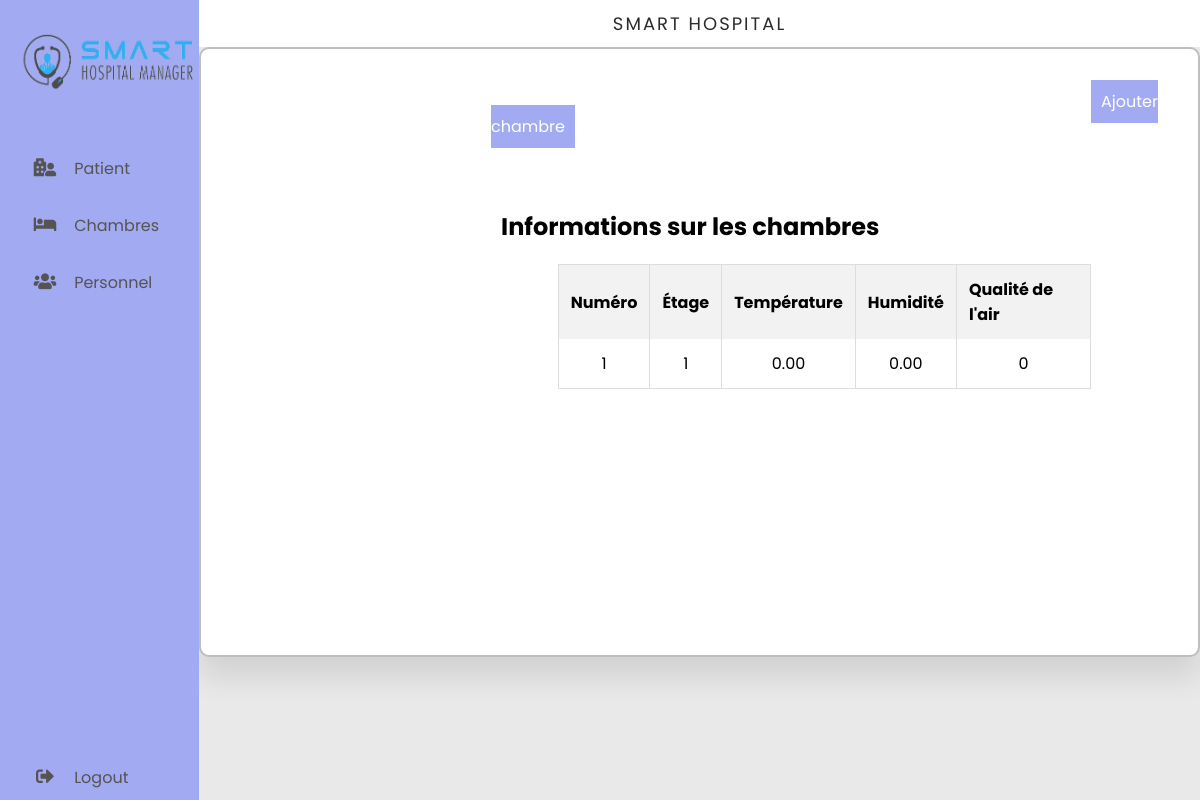
Before: /chambre/ with the older database file.
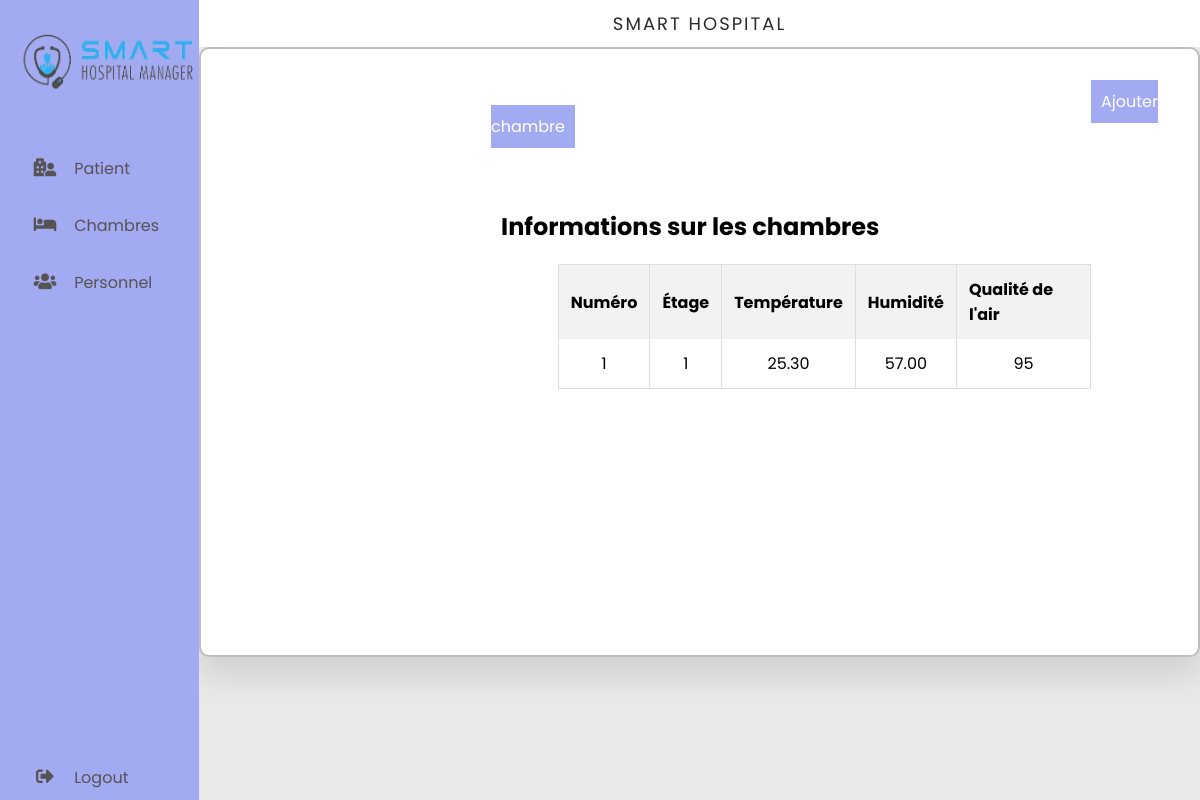
After: the same page with the newer database file.
### myapp/models.py (models this page shows, shortened)
class Chambre(models.Model):
    id = models.AutoField(primary_key=True)
    numero = models.IntegerField()
    etage = models.IntegerField()
    temperature = models.DecimalField(max_digits=5, decimal_places=2, default=0)
    humidite = models.DecimalField(max_digits=5, decimal_places=2, default=0)
    qualite_air = models.CharField(max_length=100, default=0)
    class Meta:
        constraints = [
            models.UniqueConstraint(fields=['numero', 'etage'], name='unique_chambre')
        ]

### myapp/views.py (the view)
# urls.py: path('chambre/', chambre, name='chambre'),
@csrf_exempt
def chambre(request):
    if request.method == 'POST':
        temperature = request.POST.get('temperature')
        humidite = request.POST.get('humidite')
        qualite_air = request.POST.get('qualite_air')
        try:
            chambre = Chambre.objects.get(numero=1, etage=1)
            chambre.temperature = temperature
            chambre.humidite = humidite
            chambre.qualite_air = qualite_air
            chambre.save()
            return JsonResponse({'status': 'success'})
        except Chambre.DoesNotExist:
            return JsonResponse({'status': 'error', 'message': 'Chambre non trouvée'})
    else:
        chambres = Chambre.objects.all()
        return render(request, 'chambre.html', {'chambres': chambres})

### myapp/templates/chambre.html (shortened to what the changed rows need)
<!DOCTYPE html>
<html lang="en">
<head>
    <link rel="stylesheet" href="https://cdnjs.cloudflare.com/ajax/libs/font-awesome/5.15.4/css/all.min.css" />
    {% load static %}
    <link rel="stylesheet" href="{% static 'chambre.css' %}">
</head>
<body>
    <div class="container">
        <section class="main">
            <div class="job_card">
                <div class="job_details">
                    <div class="content">
                        <br><br><br>
                        <h1>Informations sur les chambres</h1>
                        <div style="text-align: center; width: 100%;">
                            <table id="chambres-table"
                                style="margin: 0 auto; border-collapse: collapse; width: 80%; border: 1px solid #ddd; border-radius: 5px;">
                                <thead>
                                    <tr style="background-color: #f2f2f2;">
                                        <th style="padding: 12px; border-right: 1px solid #ddd; text-align: left;">Numéro
                                        </th>
                                        <th style="padding: 12px; border-right: 1px solid #ddd; text-align: left;">Étage
                                        </th>
                                        <th style="padding: 12px; border-right: 1px solid #ddd; text-align: left;">
                                            Température</th>
                                        <th style="padding: 12px; border-right: 1px solid #ddd; text-align: left;">
                                            Humidité</th>
                                        <th style="padding: 12px; text-align: left;">Qualité de l'air</th>
                                    </tr>
                                </thead>
                                <tbody>
                                    {% for chambre in chambres %}
                                    <tr style="border-bottom: 1px solid #ddd;">
                                        <td style="padding: 12px; border-right: 1px solid #ddd;">{{ chambre.numero }}
                                        </td>
                                        <td style="padding: 12px; border-right: 1px solid #ddd;">{{ chambre.etage }}
                                        </td>
                                        <td style="padding: 12px; border-right: 1px solid #ddd;">{{ chambre.temperature}}</td>
                                        <td style="padding: 12px; border-right: 1px solid #ddd;">{{ chambre.humidite }}
                                        </td>
                                        <td style="padding: 12px;">{{ chambre.qualite_air }}</td>
                                    </tr>
                                    {% endfor %}
                                </tbody>
                            </table>
                        </div>
                    </div>
                </div>
            </div>
        </section>
    </div>
</body>
</html>

Changed rows visible on the page:
changed Chambre: temperature "0.00" → "25.30"; humidite "0.00" → "57.00"; qualite_air "0" → "95"
